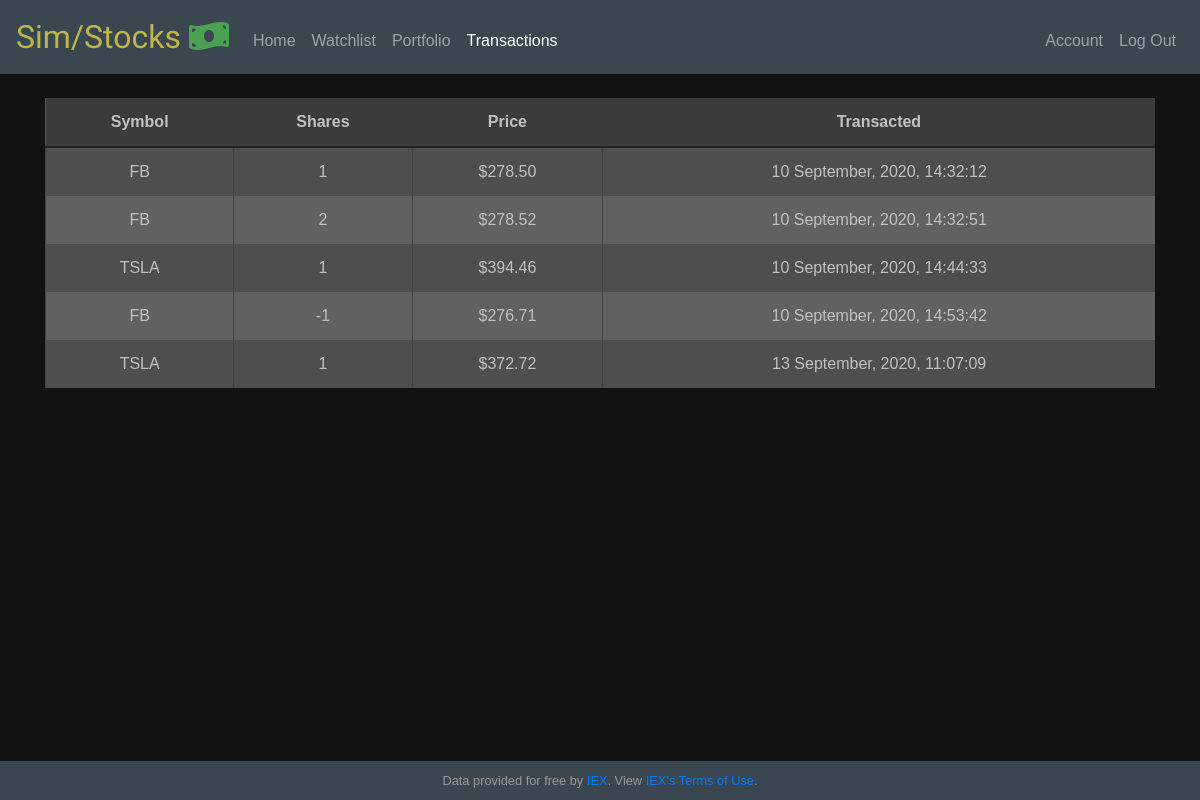
Screenshot of /history (signed in) with the database file from the repository.
### app/models.py (models this page shows, shortened)
class History(db.Model):
  id = db.Column(db.Integer, primary_key=True)
  symbol = db.Column(db.String(6), nullable=False)
  name = db.Column(db.String(200), nullable=False)
  price = db.Column(db.Numeric(), nullable=False)
  share = db.Column(db.Integer, nullable=False)
  time = db.Column(db.DateTime, index=True, default=datetime.utcnow)
  user_id = db.Column(db.Integer, db.ForeignKey("users.id"), nullable=False)

### app/routes.py (the view)
@app.route("/history")
@login_required
def history():
  user = Users.query.filter_by(username=current_user.username).first()
  h = History.query.filter_by(user=user).all()
  if len(h) == 0:
    flash("No Transaction History Found")
  return render_template("history.html", rows=h)

### app/helper.py (called while the page is built)
def usd(value):
    return f"${value:,.2f}"

### app/models.py (called while the page is built)
@login.user_loader
def load_user(id):
  return Users.query.get(int(id))

### app/templates/history.html (shortened to what this page needs)
{% extends "layout.html" %}
{% set active_page = "history" %}
{% block main %}
    <div id="history">
        <table class="table table-striped">
            <thead>
                <tr>
                    <th scope="col">Symbol</th>
                    <th scope="col">Shares</th>
                    <th scope="col">Price</th>
                    <th scope="col">Transacted</th>
                </tr>
            </thead>
            <tbody>
            {% for row in rows %}
            <tr>
                <td>{{ row.symbol }}</td>
                <td>{{ row.share }}</td>
                <td>{{ row.price | usd }}</td>
                <td>{{ row.time.strftime("%d %B, %Y, %H:%M:%S") }}</td>
            </tr>
            {% endfor %}
            </tbody>
        </table>
    </div>
{% endblock %}

### app/static/styles.css (style rules this page uses)
html ,body { height: 100%; }
body { background-color: #121212; display: flex; flex-direction: column; color:#887C54; }
#history { max-height: 65vh; overflow-y: scroll; }
.table { background-color: #525252; }
.table tr:nth-child(even) { background-color: #616161; }
.table thead th { background-color: #3b3b3b; border-bottom: 2px solid #242424; }
.table td, .table th { border-top: none; border-bottom: none; color: #c1c1c1; }
thead { position: sticky; top: 0; }
.table td { border-left: 1px solid #424242; }
* { box-sizing: border-box; }
body { font-family: sans-serif; }

### rows the page displays
History: symbol "FB", share "1", price "$278.50", time "10 September, 2020, 14:32:12"
History: symbol "FB", share "2", price "$278.52", time "10 September, 2020, 14:32:51"
History: symbol "TSLA", share "1", price "$394.46", time "10 September, 2020, 14:44:33"
History: symbol "FB", share "-1", price "$276.71", time "10 September, 2020, 14:53:42"
History: symbol "TSLA", share "1", price "$372.72", time "13 September, 2020, 11:07:09"
